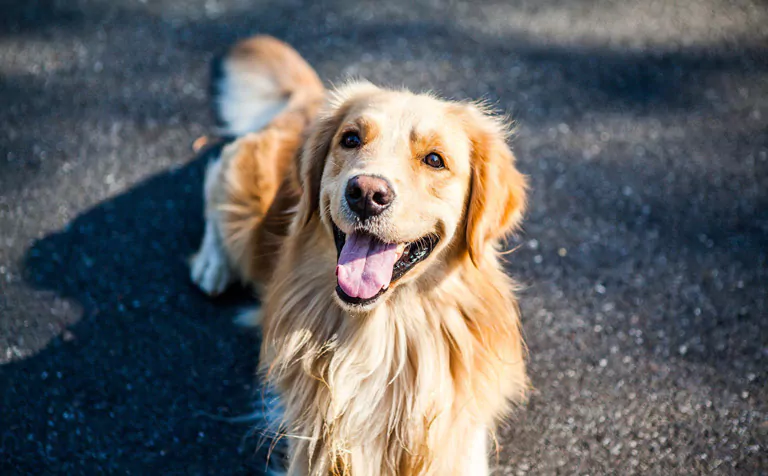
#> input picture 4image.jpg, 768 x 476 px
$ python 4.4.py
#> lines starting #> are read from the running program, lines starting #| are printed output that depends on the picture
import cv2
import numpy as np
import imutils

img = cv2.imread("4image.jpg")
#> img is the input picture: shape (476, 768, 3); mean B, G, R 99.7, 98.5, 97.9
#a
shifted_imutils = imutils.translate(img, 100, 50)
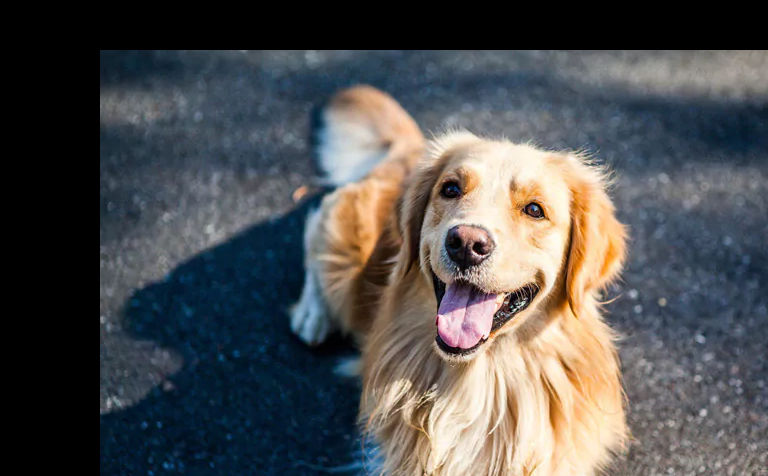
#> shifted_imutils: shape (476, 768, 3); mean B, G, R 80.9, 80.7, 80.7
cv2.imshow("4a", shifted_imutils)
#b
M = np.float32([[1, 0, 100], [0, 1, 50]])
shifted_warp = cv2.warpAffine(img, M, (img.shape[1], img.shape[0]))
cv2.imshow("4b", shifted_warp)
cv2.waitKey(0)

$ run again, with 3image.jpg copied over 4image.jpg
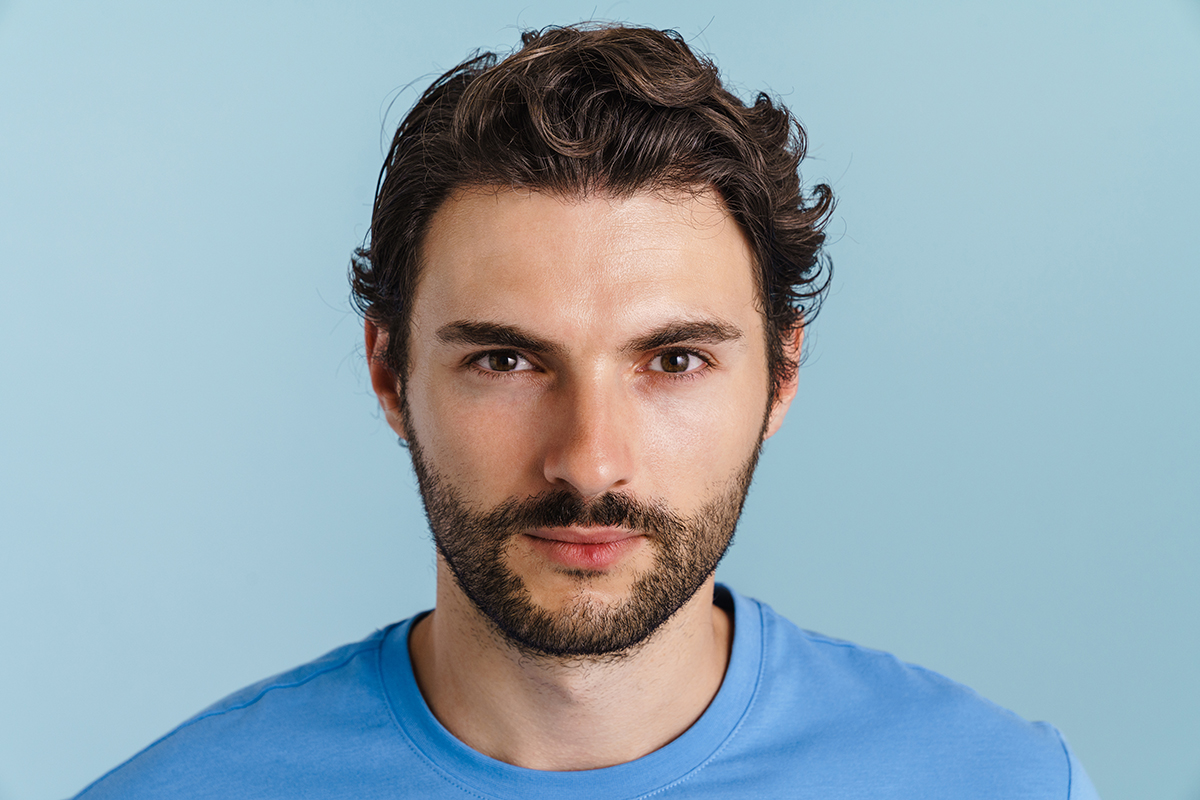
#> input picture 3image.jpg, 1200 x 800 px
#> img is the input picture: shape (800, 1200, 3); mean B, G, R 178.8, 168.4, 148.8
#> `shifted_imutils = imutils.translate(img, 100, 50)`:
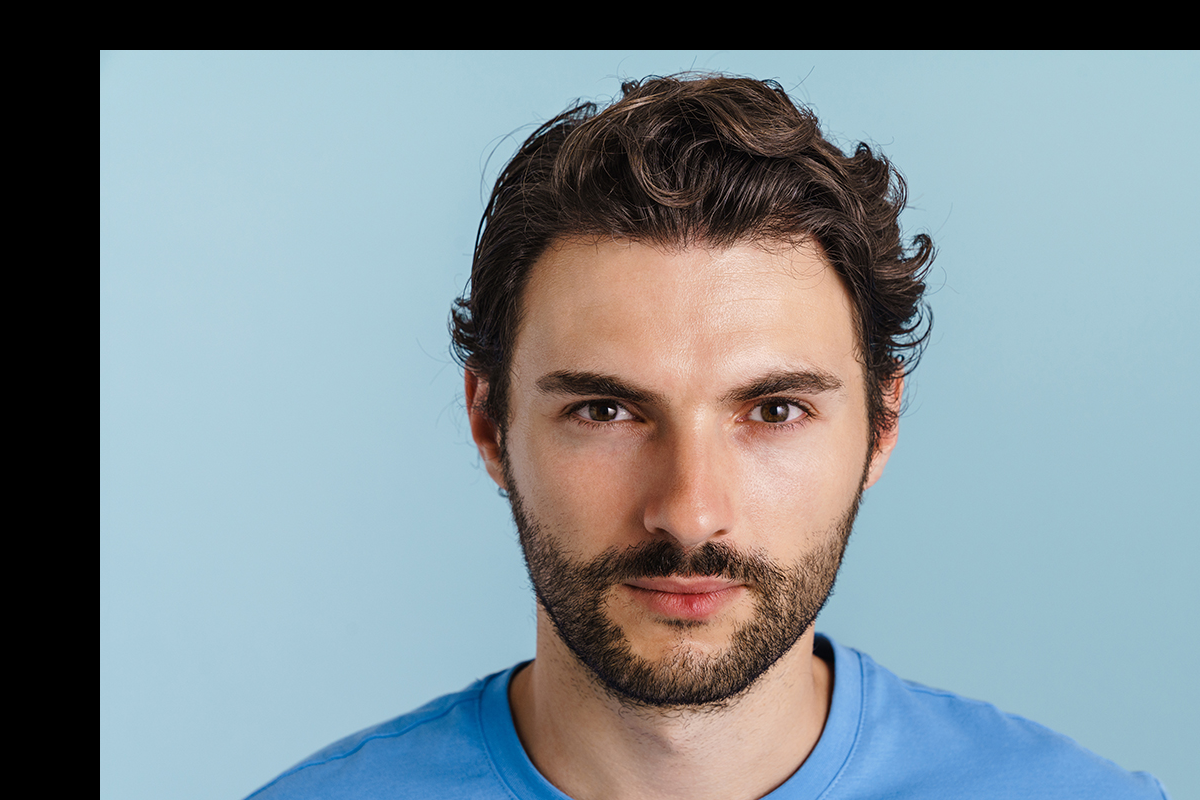
#> shifted_imutils: shape (800, 1200, 3); mean B, G, R 149.6, 143.3, 129.9

$ run again, with 5image.jpg copied over 4image.jpg
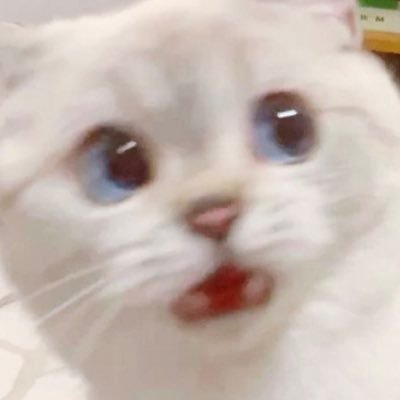
#> input picture 5image.jpg, 400 x 400 px
#> img is the input picture: shape (400, 400, 3); mean B, G, R 176.9, 185, 199
#> `shifted_imutils = imutils.translate(img, 100, 50)`:
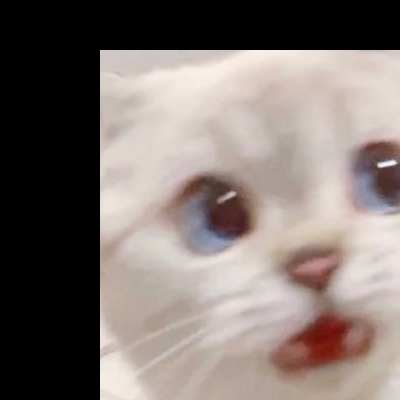
#> shifted_imutils: shape (400, 400, 3); mean B, G, R 111.5, 116.2, 126.4

$ run again, with 6image.jpg copied over 4image.jpg
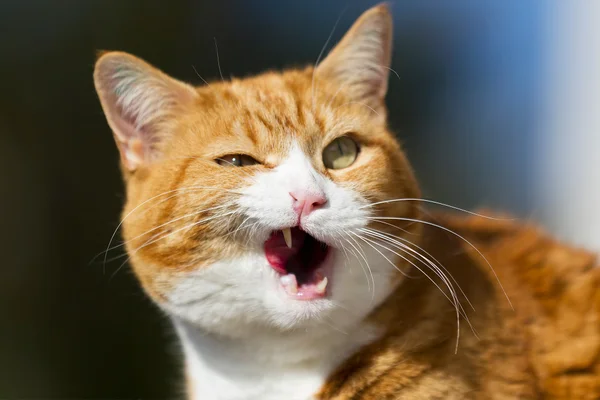
#> input picture 6image.jpg, 600 x 400 px
#> img is the input picture: shape (400, 600, 3); mean B, G, R 79.9, 100.4, 114.6
#> `shifted_imutils = imutils.translate(img, 100, 50)`:
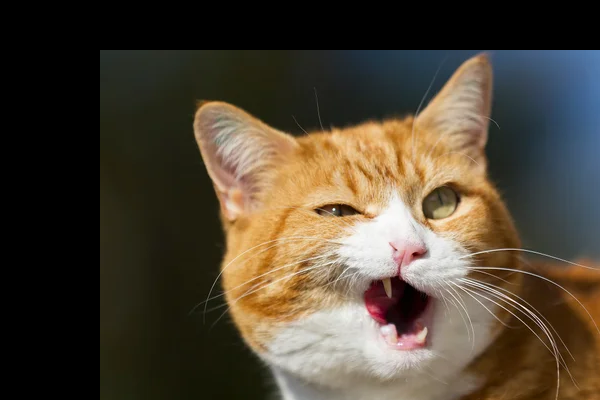
#> shifted_imutils: shape (400, 600, 3); mean B, G, R 52.8, 67.7, 77.9
